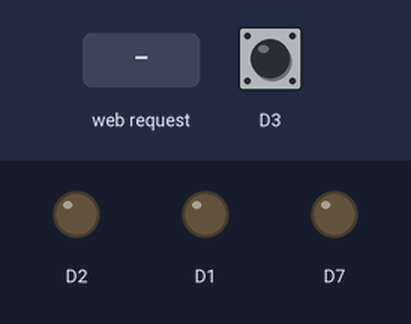
Bench run of a sketch on a simulated ESP8266 (NodeMCU). Shown: output pins drawn as LEDs (lit = HIGH). The test bench sets the inputs (shaded band); at power-on: D3 HIGH. WiFi joins after 1.5 s; servers stay silent unless stated; EEPROM starts erased; what the sketch prints to the serial monitor is not drawn.

Above: at 2.2 s.
2.3 s: HTTP request GET /red received
At 3.5 s:
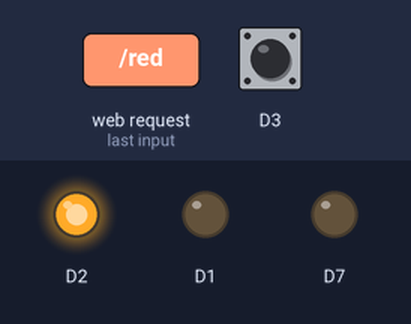
3.8 s: HTTP request GET /yellow received
At 4.7 s:
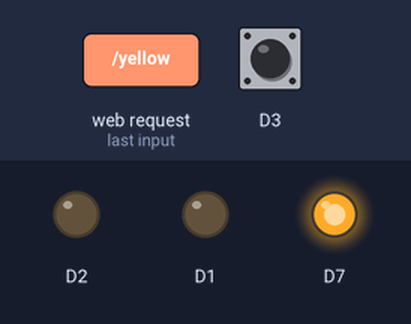
5.3 s: HTTP request GET /blue received
At 5.8 s:
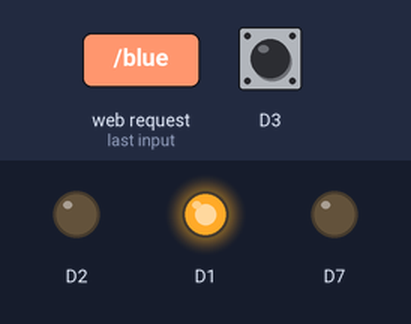
8.3 s: HTTP request GET /red?id=1 received
At 9.3 s:
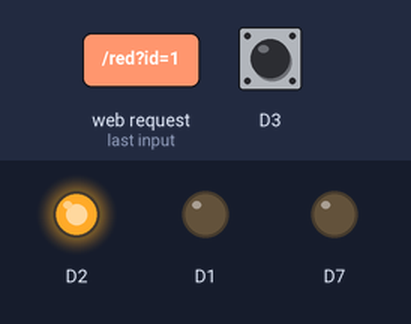
11.3 s: HTTP request GET /yellow?id=1 received
At 11.6 s:
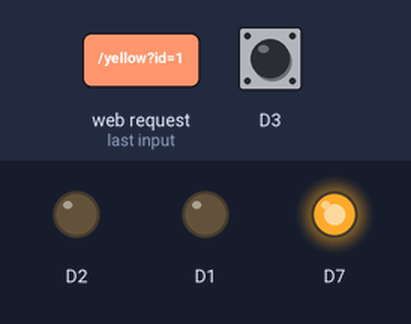
Timing chart, 0 to 13.8 s (numbered marks = the images above; inputs shaded):
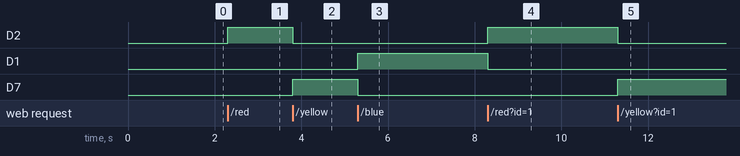

Measured:
- after the input at 2.3 s, D2: LOW → HIGH at once
- after the input at 3.8 s, D2: HIGH → LOW at once; D7: LOW → HIGH at once
- after the input at 5.3 s, D1: LOW → HIGH at once; D7: HIGH → LOW at once
- after the input at 8.3 s, D2: LOW → HIGH at once; D1: HIGH → LOW at once
- after the input at 11.3 s, D2: HIGH → LOW at once; D7: LOW → HIGH at once

The sketch:

RaptorFirmware.ino
```cpp
/* Create a WiFi access point and provide a web server on it. */

#include <ESP8266WiFi.h>
#include <WiFiClient.h>
#include <ESP8266WebServer.h>
#include <EEPROM.h>
#include "EEPROMAnything.h"

#include <ESP8266HTTPClient.h>
#include <ESP8266WiFiMulti.h>
ESP8266WiFiMulti WiFiMulti;


/* Set these to your desired credentials. */
const char *ssid = "MattRaptCam";
const char *password = "";
bool pushed = false;

struct config_t
{
    int mode;
    char rid[32];
    char ssid[32];
    char pass[64];
} configuration;

ESP8266WebServer server(80);

/* Just a little test message.  Go to http://192.168.4.1 in a web browser
 * connected to this access point to see it.
 */

void httpResponse(String message) {
  server.sendHeader("Connection", "close");
//  server.sendHeader("Access-Control-Allow-Origin", "0.0.0.0");
  server.send(200, "application/json", "{\"success\" : \"true\", \"message\" : \""+message+"\"}");
}

void handleRoot() {
	httpResponse("Raptor is on");
}

void yellow() {
  digitalWrite(D1, LOW);
  digitalWrite(D2, LOW);
  digitalWrite(D7, HIGH);
  httpResponse("yellow");
  delay(1000);
}

void red() {
  digitalWrite(D1, LOW);
  digitalWrite(D2, HIGH);
  digitalWrite(D7, LOW);
  httpResponse("red");
  delay(1000);
}

void blue() {
  digitalWrite(D1, HIGH);
  digitalWrite(D2, LOW);
  digitalWrite(D7, LOW);
  httpResponse("blue");
  delay(1000);
}

void getId() {
//  httpResponse(ESP.getChipId());
}

void writeToDisk(String rid, String wifiNet, String wifiPass, int mode) {

  EEPROM.begin(512);
  delay(100);

  strncpy(configuration.rid, rid.c_str(), 32);
  strncpy(configuration.ssid, wifiNet.c_str(), 32);
  strncpy(configuration.pass, wifiPass.c_str(), 64);
  configuration.mode = mode;

  EEPROM_writeAnything(0, configuration);

  Serial.println("Object Values");
  Serial.println(configuration.rid);
  Serial.println(configuration.ssid);
  Serial.println(configuration.pass);

  EEPROM.end();
  httpResponse("ID written to Device");
  Serial.println("Data written to disk");
}

void readFromDisk() {
  Serial.println("Reading");
  EEPROM_readAnything(0, configuration);

  Serial.print("Val: ");
  Serial.println(configuration.ssid);

  httpResponse(configuration.ssid);
}

void setup() {

  pinMode(D1, OUTPUT);
  pinMode(D2, OUTPUT);
  pinMode(D7, OUTPUT);
  pinMode(D3, INPUT);

	delay(1000);
	Serial.begin(115200);

  EEPROM_readAnything(0, configuration);

  if (configuration.mode == NULL) {
    configuration.mode = 0; // Setup Mode
  }

  if (configuration.mode < 1) {
      Serial.println(configuration.ssid);
      Serial.print("Configuring access point...");
      WiFi.softAP(ssid, password);

      IPAddress myIP = WiFi.softAPIP();
      Serial.print("AP IP address: ");
      Serial.println(myIP);
      server.on("/", handleRoot);
      server.on("/red", red);
      server.on("/yellow", yellow);
      server.on("/blue", blue);
      server.on("/getId", getId);

      server.on("/writeId", []() {
        String rId = server.arg("id");
        String wifiNet = server.arg("wifi");
        String wifiPass = server.arg("wipass");
        String mode = server.arg("mode");
        writeToDisk(rId, wifiNet, wifiPass, mode.toInt());
      });

      server.on("/readId", readFromDisk);
      server.begin();
      Serial.println("HTTP server started");
      Serial.println(ESP.getChipId());
  } else {

      Serial.println("Camera Mode");

      Serial.print("Connecting to ");
      WiFi.begin(configuration.ssid, configuration.pass);

      for(uint8_t t = 4; t > 0; t--) {
          Serial.printf("[SETUP] WAIT %d...\n", t);
          Serial.flush();
          delay(1000);
      }

      Serial.print("WTF?: ");
      Serial.println(configuration.ssid);
      Serial.println(configuration.pass);
//      Serial.println(WiFiMulti.addAP(configuration.ssid, configuration.pass));
  }


//  delay(1000);
//  writeToDisk("sdfsdf", "wiNet", "wiPass");
//  writeToDisk(3, 4, 5);
//  delay(1000);
//  readFromDisk();
}

void loop() {

  int buttonState = digitalRead(D3);

  if (buttonState == 0 && !pushed) {
      pushed = true;
      Serial.println("Push");
      delay(3000);
      if (buttonState == 0) {
        Serial.println("Change config");
        configuration.mode = 0;
        EEPROM_writeAnything(0, configuration);
        delay(10);
      }
  }

  if (buttonState == 1) {
    pushed = false;
  }

  if (configuration.mode < 1) {
     server.handleClient();
  } else {

    Serial.println("Camera Mode");
     if((WiFiMulti.run() == WL_CONNECTED)) {

        HTTPClient http;

        Serial.print("[HTTP] begin...\n");
        // configure traged server and url
        //http.begin("192.168.1.12", 443, "/test.html", true, "7a 9c f4 db 40 d3 62 5a 6e 21 bc 5c cc 66 c8 3e a1 45 59 38"); //HTTPS
        http.begin("robocontroller.azurewebsites.net", 80, "/set?message=test"); //HTTP

        Serial.print("[HTTP] GET...\n");
        // start connection and send HTTP header
        int httpCode = http.GET();
        if(httpCode) {
            // HTTP header has been send and Server response header has been handled
            Serial.printf("[HTTP] GET... code: %d\n", httpCode);

            // file found at server
            if(httpCode == 200) {
                String payload = http.getString();
                Serial.println(payload);
            }
        } else {
            Serial.print("[HTTP] GET... failed, no connection or no HTTP server\n");
        }
    }
    delay(10000);
  }


}
```

EEPROMAnything.h
```cpp
#include <EEPROM.h>
#include <Arduino.h>  // for type definitions

template <class T> int EEPROM_writeAnything(int ee, const T& value)
{
    EEPROM.begin(4096);
    delay(1);
    const byte* p = (const byte*)(const void*)&value;
    unsigned int i;
    for (i = 0; i < sizeof(value); i++) {
      EEPROM.write(ee++, *p++);
    }
    delay(1);
    EEPROM.commit();
    delay(1);
    return i;
}

template <class T> int EEPROM_readAnything(int ee, T& value)
{
    EEPROM.begin(4096);
    delay(1);
    byte* p = (byte*)(void*)&value;
    unsigned int i;
    for (i = 0; i < sizeof(value); i++) {
      *p++ = EEPROM.read(ee++);
    }
    delay(1);
    EEPROM.commit();
    delay(1);
    return i;
}
```
